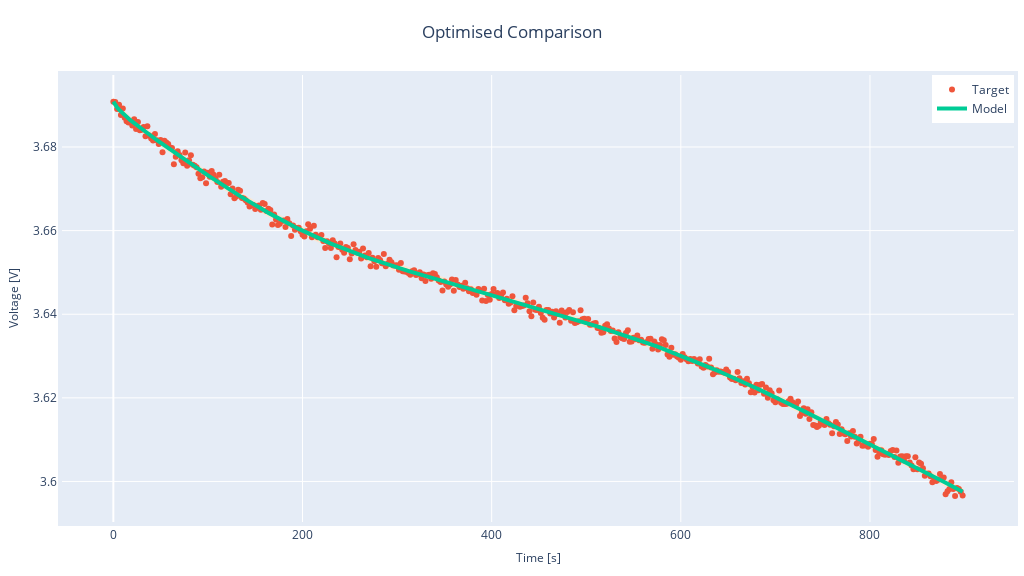

Notebook source saved alongside this figure:
### Markdown cell above
## Plotting and Visualisation

PyBOP provides various plotting utilities to visualize the results of the optimisation.

### Code cell
pybop.quick_plot(x, cost, title="Optimised Comparison");

### Figure 1 — Plotly figure (JSON) as saved in the notebook; plotly's stock layout.template omitted (floating-point values rounded to 4 significant figures; data arrays with more than 128 entries replaced by an {"elided": "..."} marker saying what was removed)
{"data": [{"fill": "toself", "fillcolor": "rgba(255,229,204,0.8)", "hoverinfo": "skip", "line": {"color": "rgba(255,255,255,0)"}, "showlegend": false, "type": "scatter", "x": {"elided": "900 int values"}, "y": {"elided": "900 float values"}}, {"mode": "markers", "name": "Target", "type": "scatter", "x": {"elided": "450 int values"}, "y": {"elided": "450 float values"}}, {"line": {"width": 4}, "mode": "lines", "name": "Model", "type": "scatter", "x": {"elided": "450 int values"}, "y": {"elided": "450 float values"}}], "layout": {"autosize": false, "height": 576, "legend": {"font": {"size": 12}, "x": 1, "xanchor": "right", "y": 1, "yanchor": "top"}, "margin": {"b": 10, "l": 10, "pad": 4, "r": 10, "t": 75}, "showlegend": true, "title": {"text": "Optimised Comparison", "x": 0.5}, "width": 1024, "xaxis": {"autorange": true, "range": [-54.31, 952.3], "tickfont": {"size": 12}, "title": {"font": {"size": 12}, "text": "Time [s]"}, "type": "linear"}, "yaxis": {"autorange": true, "range": [3.59, 3.697], "tickfont": {"size": 12}, "title": {"font": {"size": 12}, "text": "Voltage [V]"}, "type": "linear"}}}
